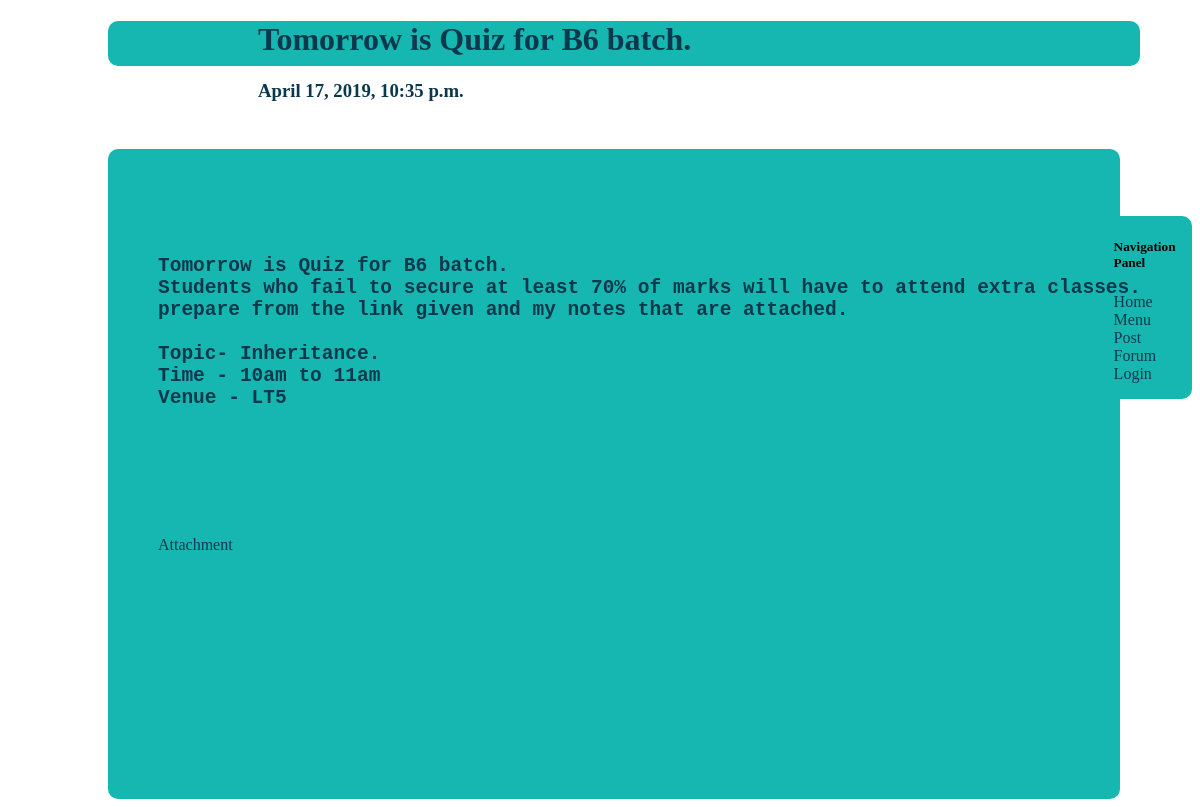
The app's page /route/58/ with its own data.
### users/models.py (models this page shows, shortened)
class NoticeBoard(models.Model):
	author = models.ForeignKey(User, on_delete=models.CASCADE)
	title = models.CharField(max_length=100,unique = True)
	notice = models.TextField(max_length=1000,default='',unique = True)
	date = models.DateTimeField(default = timezone.now)
	url = models.URLField(max_length=100,blank = True)
	docs = models.FileField(upload_to='docs',blank=True)

### users/views.py (the view)
# urls.py: path('route/<int:pk>/',notice_detail.as_view(),name="notice_detail"),
class notice_detail(DetailView):
	model = NoticeBoard

### users/templates/users/noticeboard_detail.html (shortened to what this page needs)
<!DOCTYPE html>
<html>
<head>
</head>
<body>
	{% block header %}
		<div class="header">
			<h1 class="heading"> {{ object.title }}</h1>
			<h3 class="date"> {{ object.date }}</h3>
		</div>
	{% endblock header %}
<div class="navigation">
	<ul>
						<h5>Navigation Panel</h5>
			<li><a id="normal" href="{% url 'home' %}" title="Home Page" class="link">Home</a></li>
			<li><a id="normal" href="{% url 'menu' %}" title="Menu Page">Menu</a></li>
			<li><a id="normal" href="{% url 'notice' %}" title="Notice post form">Post</a></li>
			<li><a id="normal" href="{% url 'forum-home' %}" title="Forum">Forum</a></li>
			{% if user.is_authenticated %}
				<li><a id="normal" href="{% url 'logout' %}" title="logout">Logout</a></li>
			{% else %}
				<li><a id="normal" href="{% url 'login' %}" title="login">Login</a></li>
			{% endif %}
	</ul>
</div>
{% block content-box %}
	<div class="content-box"><br /><br />
		<pre class="content">{{ object.notice }}</pre>
		<br />
		<br />
		<br />
		<br /><br />
		<br />
		{% if object.docs %}
			<a href='{{ object.docs.url }}'>Attachment</a>
		{% endif %}
			</div>
{% endblock content-box %}
</body>
</html>

### users/templates/users/noticeboard_detail.html (style rules this page uses)
div.header { display:block; padding-left:150px; background-color:rgb(23,183,177); color:rgb(12,56,77); width:74.5%; height:45px; border-radius:10px; margin-left:100px; }
.heading { width:90%; font-weight:bolder; font-size:2em; }
div.content-box { width:77%; margin-left:100px; margin-top:7%; background-color:rgb(23,183,177); color:rgb(12,56,77); padding:50px; border-radius:10px; height:550px; }
pre.content { font-weight: bold; font-size: 1.5em; }
a { text-decoration:none; color:rgb(12,56,77); }
div.navigation { display:block; float:right; background-color:rgb(23,183,177); width:10%; margin-top:150px; border-radius:10px; }
li { list-style-type: none; }

### records on screen
NoticeBoard: title "Tomorrow is Quiz for B6 batch.", date "April 17, 2019, 10:35 p.m.", notice "Tomorrow is Quiz for B6 batch. Students who fail to secure at least 70% of marks will have to attend extra classes. prepare from the link given and my notes that are attached. Topic- Inheritance. Time - 10am to 11am Venue - LT5"
